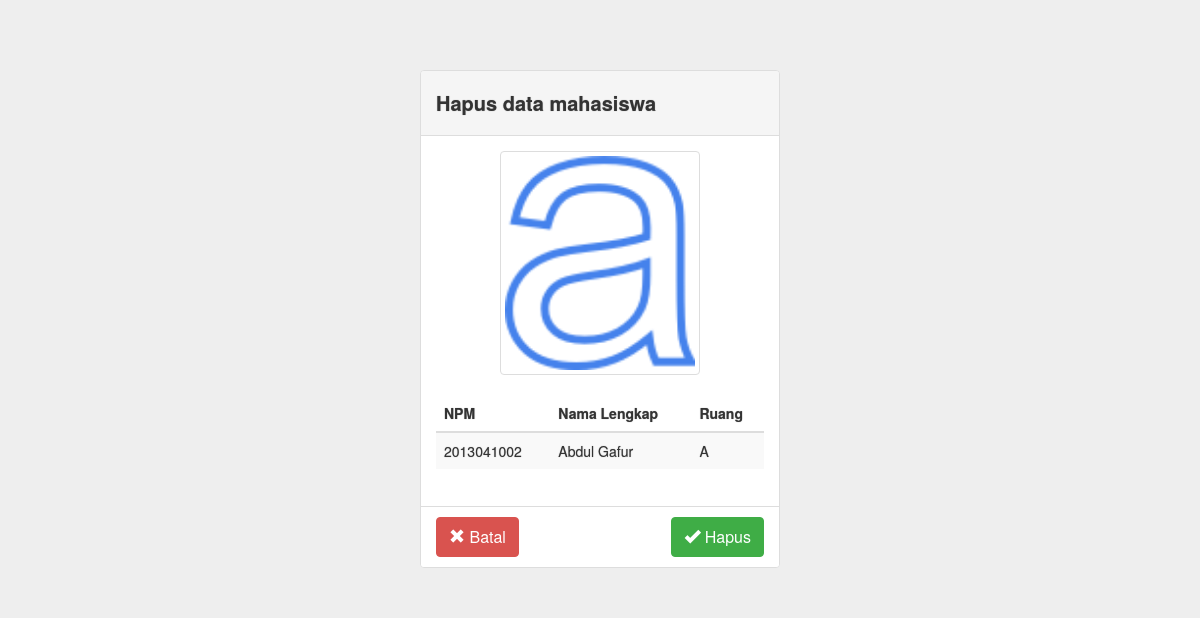
The app's page /admin/mahasiswa/delmhs.php?npm=2013041002 (signed in) with its own data.
### tables this page shows
CREATE TABLE IF NOT EXISTS `mahasiswa` (
  `MAHASISWA_NPM` varchar(10) NOT NULL,
  `RUANG_ID` int(11) DEFAULT NULL,
  `MAHASISWA_NAMA` varchar(50) DEFAULT NULL,
  `MAHASISWA_PASSWORD` varchar(32) DEFAULT NULL,
  `MAHASISWA_GAMBAR` varchar(100) DEFAULT 'img/user.jpg',
  `MAHASISWA_SESSION` varchar(100) DEFAULT NULL
);

CREATE TABLE IF NOT EXISTS `ruang` (
`RUANG_ID` int(11) NOT NULL,
  `KAMPUS_KODE` varchar(4) DEFAULT NULL,
  `RUANG_STRING` varchar(1) DEFAULT NULL
);

### admin/mahasiswa/delmhs.php (the view, shortened to what this page needs)
<?php
$npmmhs = $_GET['npm'];
?>
<!DOCTYPE HTML>
<html>
	<head>
		<link rel="stylesheet" type="text/css" href="../../css/lumen.css">
	</head>
	<body style="padding-top:70px;text-shadow: 0px 0px 1px #909090 !important;background:#eee;">
		<?php if ($_SESSION["level"] == "Admin"){ ?>
		<div class="container" style="">
			<div class="row">
				<div class="col-md-4"></div>
				<div class="col-md-4 col-xs-12" style="">
					<div class="panel panel-default">
						<div class="panel-heading">
							<h4>Hapus data mahasiswa</h4>
						</div>
						<?php
							  $ca = mysql_query("SELECT * FROM mahasiswa WHERE mahasiswa_npm='$npmmhs'");
							  $da = mysql_fetch_array($ca);
						 ?>
						 <form action="" method="POST">
						<div class="panel-body">
							<center><img src="<?php echo $da['MAHASISWA_GAMBAR']; ?>" width="200" height="200" class="img-thumbnail" margin><br><br></center>
							<table class="table table-hover table-striped table-responsive">
								<thead>
									<tr>
										<th>NPM</th>
										<th>Nama Lengkap</th>
										<th>Ruang</th>
									</tr>
								</thead>
								<tbody>
									<tr>
										<td><?php echo $da['MAHASISWA_NPM']; ?></td>
										<td><?php echo $da['MAHASISWA_NAMA']; ?></td>
										<td><?php $cak = mysql_query("SELECT * FROM ruang WHERE ruang_id=$da[RUANG_ID]");$dak = mysql_fetch_array($cak);  echo $dak['RUANG_STRING']; ?></td>
									</tr>
								</tbody>
							</table>
						</div>
						<div class="panel-footer">
								<button type="submit" class="btn btn-danger" name="batal"><span class="glyphicon glyphicon-remove"></span> Batal</button> <button type="submit" class="btn btn-success pull-right" name="hapus"><span class="glyphicon glyphicon-ok"></span> Hapus</button>
							</form>
						</div>
					</div>
				</div>
				<div class="col-md-4"></div>
			<?php }
				elseif ($_SESSION['level']=='Dosen' || $_SESSION['level']== 'Mahasiswa') {
					header('location:../../');
				}
				else{
					header('location:../../');
				exit();
				}
			 ?>
	</body>
</html>

### records on screen
mahasiswa: MAHASISWA_GAMBAR (picture), MAHASISWA_NPM "2013041002", MAHASISWA_NAMA "Abdul Gafur"
ruang: RUANG_STRING "A"
